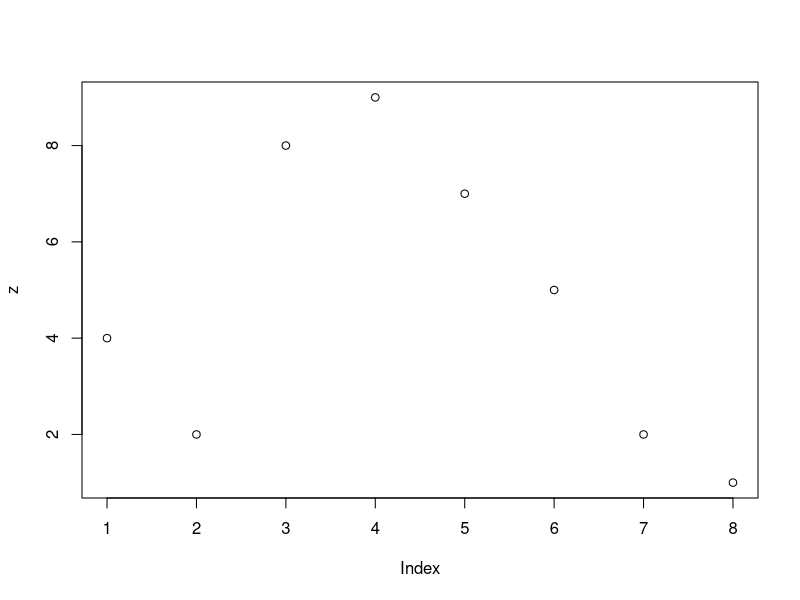
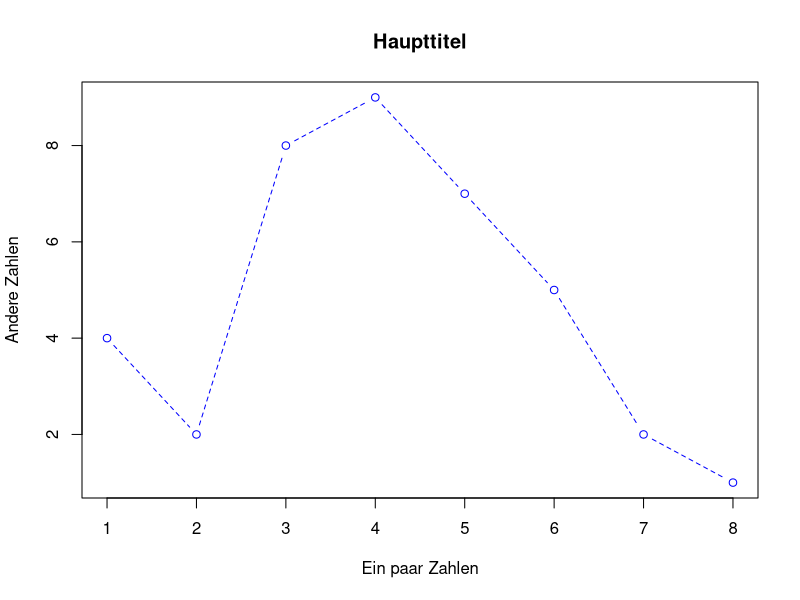
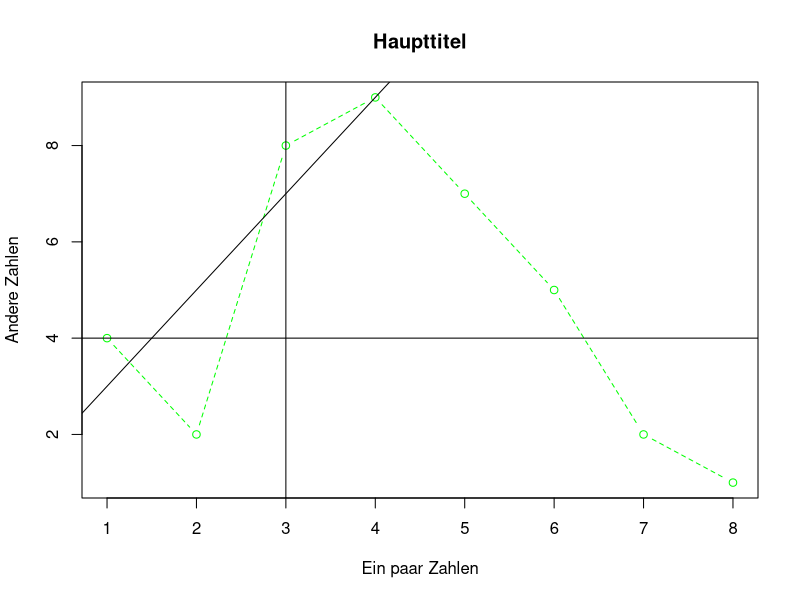

Write the R code that produced these figures, in order.
# a) Ein häuﬁg vorkommender Befehl, ist der seq(...)-Befehl.
# Googeln Sie diesen Befehl mit den Suchworten wie r seq examples. Erklä-
# ren Sie die Funktionsweise dieses Befehles mit den Optionen by und length.out

# b) Wir haben die folgende Liste gegeben
x <- c(4, 10, 3, NA, NA, 1, 8)
# Zuerst eine Bemerkung zu den Wert NA (not available). Diese stehen für feh-
# lende Daten, die aus irgendeinem Grund nicht vorhanden sind. Dies kommt in
# Statistiken recht häuﬁg vor.

  # i) Wenn wir den Mittelwert von x bilden (mean(x)), so ist das Resultat NA.
  # Können Sie erklären, warum dies so ist?

  # ii) Wie können Sie den Mittelwert aller vorkommenden Werte bilden? Goo-
  # geln Sie wieder.

  # iii) Wenden Sie die Befehle sort(...) und order(...) auf die Liste x an.
  # Was machen diese Befehle?
  # In beiden kommen die Optionen na.last = ... und decreasing =
  # .
  # .., die man TRUE (oder T) oder FALSE setzen kann. Was bewirken diese
  # Optionen.

# c) Plots spielen in der Statistik eine wichtige Rolle. Der folgende Plot ist zwar sehr
# einfach zu erstellen, sieht aber auch etwas gar schmucklos aus.
z <- c(4, 2, 8, 9, 7, 5, 2, 1)
plot(z)

  # i) Ändern Sie im folgenden Befehl die Parameter der Optionen ab und be-
  # schreiben Sie, was diese Optionen bewirken (vor allem type und lty, die
  # anderen sollten klar sein). Googeln Sie.
  plot(z,
    type = "b",
    col = "blue",
    lty = 2,
    main = "Haupttitel",
    xlab = "Ein paar Zahlen",
    ylab = "Andere Zahlen"
  )

  # ii) Fügen Sie mit dem Befehl abline(...) drei Linien zur Graphik oben hin-
  # zu (siehe Graphik unten).
  # - Eine senkrechte Gerade x = 3, durchgezogen, grün.
  # - Eine waagrechte Gerade y = 4, gepunktet, rot.
  # - Eine Gerade y = 2x + 1, gestrichelt mit langen Strichen, braun.
  plot(z,
     type = "b",
     col = "green",
     lty = 2,
     main = "Haupttitel",
     xlab = "Ein paar Zahlen",
     ylab = "Andere Zahlen"
  )
  abline(v = 3)
  abline(h = 4)
  abline(1, 2)